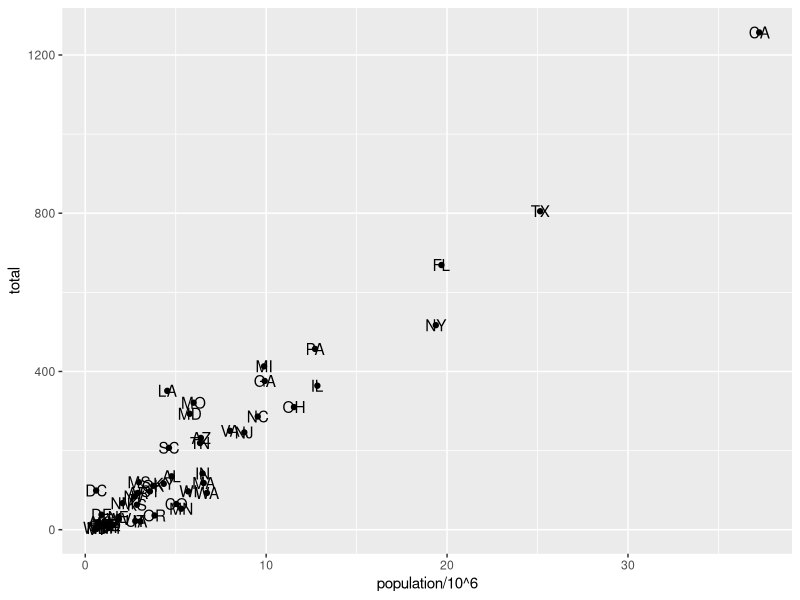
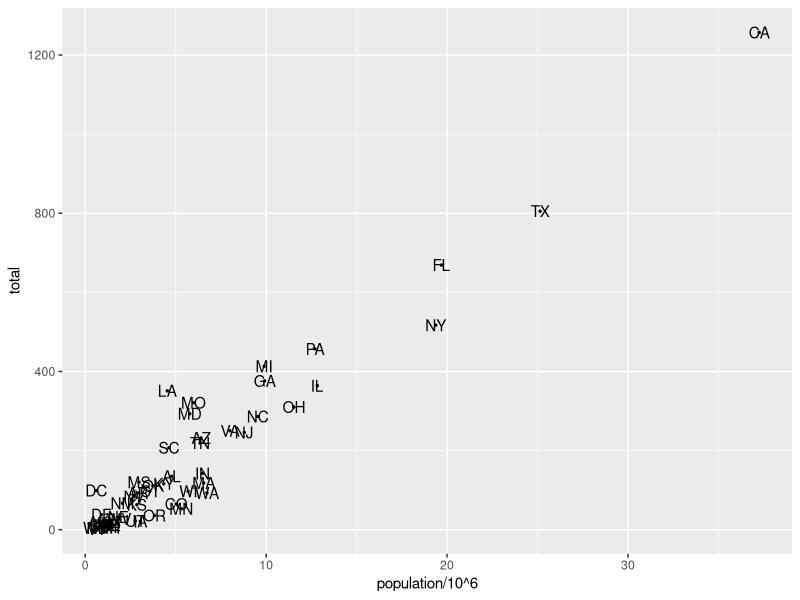
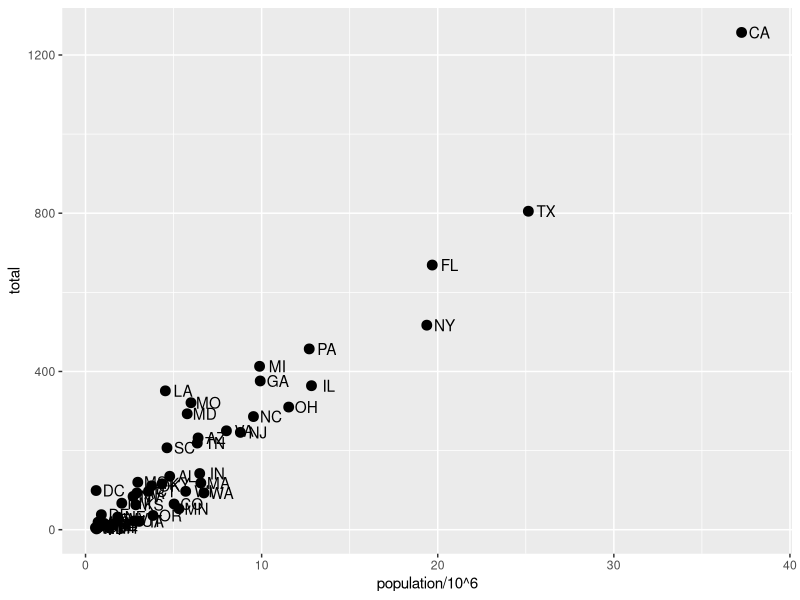
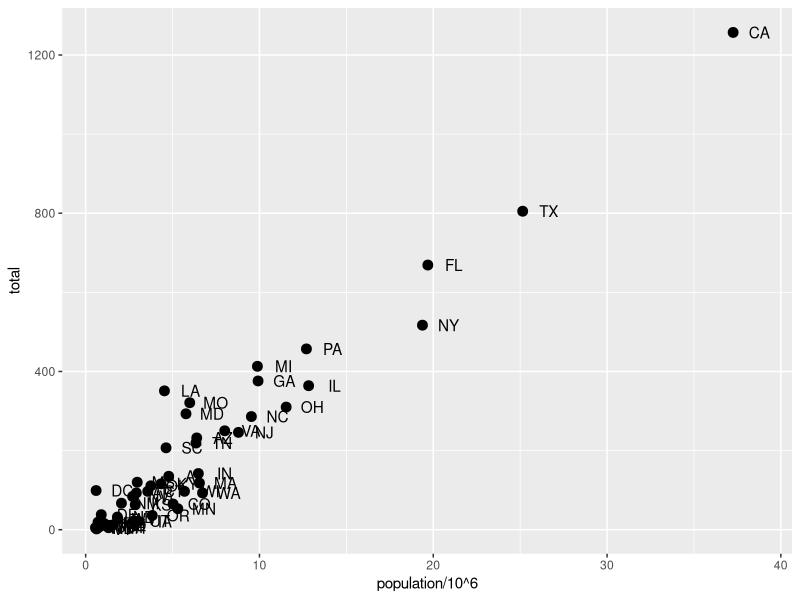
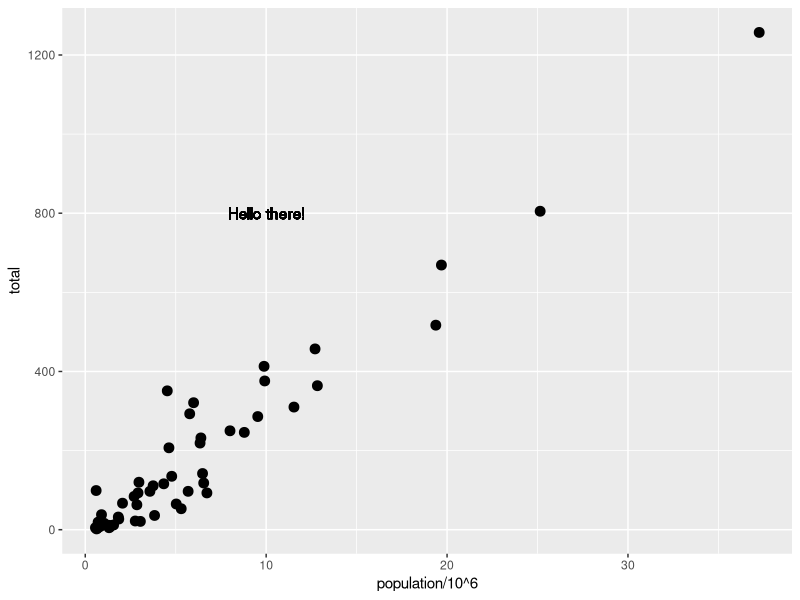

Here is the R script that generated these plots, in order:
library(tidyverse)
library(dslabs)
data(murders)

murders %>% ggplot() +
  geom_point(aes(x = population/10^6, y = total))+
  geom_text(aes(population/10^6, total, label = abb))

p <- ggplot(data = murders)
# change the size of the points
p + geom_point(aes(population/10^6, total), size = 0.5) +
  geom_text(aes(population/10^6, total, label = abb))

# move text labels slightly to the right
p + geom_point(aes(population/10^6, total), size = 3) +
  geom_text(aes(population/10^6, total, label = abb), nudge_x = 1)

# simplify code by adding global aesthetic
p <- murders %>% ggplot(aes(population/10^6, total, label = abb))
p + geom_point(size = 3) +
  geom_text(nudge_x = 1.5)

args(ggplot)

# local aesthetics override global aesthetics
p + geom_point(size = 3) +
  geom_text(aes(x = 10, y = 800, label = "Hello there!"))
